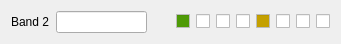
   <widget class="QWidget" name="layoutWidget_9">
    <property name="geometry">
     <rect>
      <x>10</x>
      <y>100</y>
      <width>341</width>
      <height>27</height>
     </rect>
    </property>
    <layout class="QHBoxLayout" name="horizontalLayout_11">
     <item>
      <widget class="QLabel" name="label_13">
       <property name="text">
        <string>Band 2</string>
       </property>
      </widget>
     </item>
     <item>
      <widget class="QLineEdit" name="lineEditR_3">
       <property name="sizePolicy">
        <sizepolicy hsizetype="Expanding" vsizetype="Fixed">
         <horstretch>0</horstretch>
         <verstretch>0</verstretch>
        </sizepolicy>
       </property>
       <property name="focusPolicy">
        <enum>Qt::NoFocus</enum>
       </property>
       <property name="readOnly">
        <bool>true</bool>
       </property>
      </widget>
     </item>
     <item>
      <spacer name="horizontalSpacer_11">
       <property name="orientation">
        <enum>Qt::Horizontal</enum>
       </property>
       <property name="sizeHint" stdset="0">
        <size>
         <width>40</width>
         <height>20</height>
        </size>
       </property>
      </spacer>
     </item>
     <item>
      <widget class="QCheckBox" name="checkBoxR_17">
       <property name="sizePolicy">
        <sizepolicy hsizetype="Fixed" vsizetype="Fixed">
         <horstretch>0</horstretch>
         <verstretch>0</verstretch>
        </sizepolicy>
       </property>
       <property name="palette">
        <palette>
         <active>
          <colorrole role="Base">
           <brush brushstyle="SolidPattern">
            <color alpha="255">
             <red>78</red>
             <green>154</green>
             <blue>6</blue>
            </color>
           </brush>
          </colorrole>
         </active>
         <inactive>
          <colorrole role="Base">
           <brush brushstyle="SolidPattern">
            <color alpha="255">
             <red>78</red>
             <green>154</green>
             <blue>6</blue>
            </color>
           </brush>
          </colorrole>
         </inactive>
         <disabled>
          <colorrole role="Base">
           <brush brushstyle="SolidPattern">
            <color alpha="255">
             <red>239</red>
             <green>235</green>
             <blue>231</blue>
            </color>
           </brush>
          </colorrole>
         </disabled>
        </palette>
       </property>
       <property name="focusPolicy">
        <enum>Qt::NoFocus</enum>
       </property>
       <property name="text">
        <string notr="true"/>
       </property>
      </widget>
     </item>
     <item>
      <widget class="QCheckBox" name="checkBoxR_18">
       <property name="sizePolicy">
        <sizepolicy hsizetype="Fixed" vsizetype="Fixed">
         <horstretch>0</horstretch>
         <verstretch>0</verstretch>
        </sizepolicy>
       </property>
       <property name="focusPolicy">
        <enum>Qt::NoFocus</enum>
       </property>
       <property name="text">
        <string notr="true"/>
       </property>
      </widget>
     </item>
     <item>
      <widget class="QCheckBox" name="checkBoxR_19">
       <property name="sizePolicy">
        <sizepolicy hsizetype="Fixed" vsizetype="Fixed">
         <horstretch>0</horstretch>
         <verstretch>0</verstretch>
        </sizepolicy>
       </property>
       <property name="focusPolicy">
        <enum>Qt::NoFocus</enum>
       </property>
       <property name="text">
        <string notr="true"/>
       </property>
      </widget>
     </item>
     <item>
      <widget class="QCheckBox" name="checkBoxR_20">
       <property name="sizePolicy">
        <sizepolicy hsizetype="Fixed" vsizetype="Fixed">
         <horstretch>0</horstretch>
         <verstretch>0</verstretch>
        </sizepolicy>
       </property>
       <property name="focusPolicy">
        <enum>Qt::NoFocus</enum>
       </property>
       <property name="text">
        <string notr="true"/>
       </property>
      </widget>
     </item>
     <item>
      <widget class="QCheckBox" name="checkBoxR_21">
       <property name="sizePolicy">
        <sizepolicy hsizetype="Fixed" vsizetype="Fixed">
         <horstretch>0</horstretch>
         <verstretch>0</verstretch>
        </sizepolicy>
       </property>
       <property name="palette">
        <palette>
         <active>
          <colorrole role="Base">
           <brush brushstyle="SolidPattern">
            <color alpha="255">
             <red>196</red>
             <green>160</green>
             <blue>0</blue>
            </color>
           </brush>
          </colorrole>
         </active>
         <inactive>
          <colorrole role="Base">
           <brush brushstyle="SolidPattern">
            <color alpha="255">
             <red>196</red>
             <green>160</green>
             <blue>0</blue>
            </color>
           </brush>
          </colorrole>
         </inactive>
         <disabled>
          <colorrole role="Base">
           <brush brushstyle="SolidPattern">
            <color alpha="255">
             <red>239</red>
             <green>235</green>
             <blue>231</blue>
            </color>
           </brush>
          </colorrole>
         </disabled>
        </palette>
       </property>
       <property name="focusPolicy">
        <enum>Qt::NoFocus</enum>
       </property>
       <property name="text">
        <string notr="true"/>
       </property>
      </widget>
     </item>
     <item>
      <widget class="QCheckBox" name="checkBoxR_22">
       <property name="sizePolicy">
        <sizepolicy hsizetype="Fixed" vsizetype="Fixed">
         <horstretch>0</horstretch>
         <verstretch>0</verstretch>
        </sizepolicy>
       </property>
       <property name="focusPolicy">
        <enum>Qt::NoFocus</enum>
       </property>
       <property name="text">
        <string notr="true"/>
       </property>
      </widget>
     </item>
     <item>
      <widget class="QCheckBox" name="checkBoxR_23">
       <property name="sizePolicy">
        <sizepolicy hsizetype="Fixed" vsizetype="Fixed">
         <horstretch>0</horstretch>
         <verstretch>0</verstretch>
        </sizepolicy>
       </property>
       <property name="focusPolicy">
        <enum>Qt::NoFocus</enum>
       </property>
       <property name="text">
        <string notr="true"/>
       </property>
      </widget>
     </item>
     <item>
      <widget class="QCheckBox" name="checkBoxR_24">
       <property name="sizePolicy">
        <sizepolicy hsizetype="Fixed" vsizetype="Fixed">
         <horstretch>0</horstretch>
         <verstretch>0</verstretch>
        </sizepolicy>
       </property>
       <property name="focusPolicy">
        <enum>Qt::NoFocus</enum>
       </property>
       <property name="text">
        <string notr="true"/>
       </property>
      </widget>
     </item>
    </layout>
   </widget>
